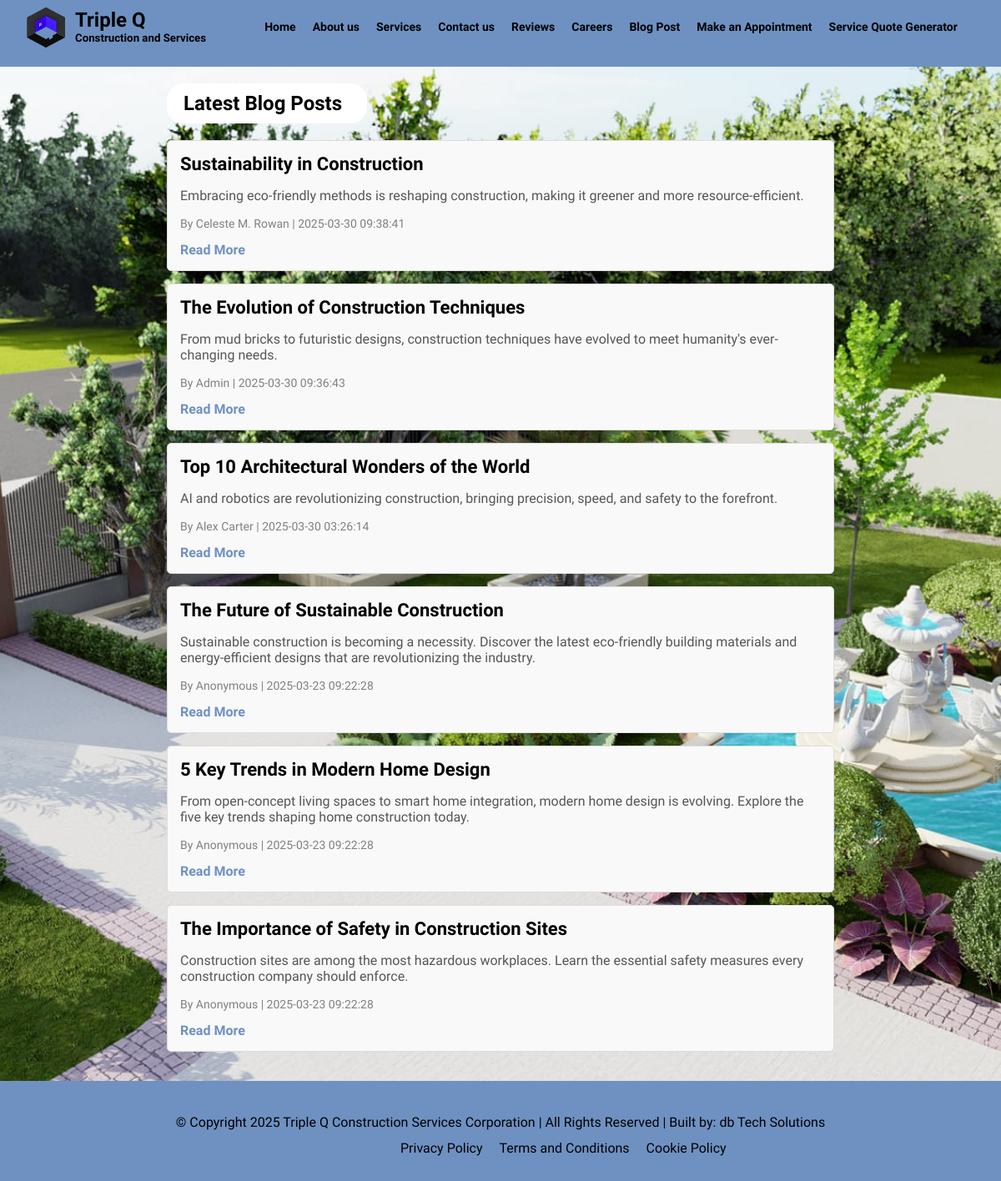
/blogpost, run on the app's committed database.
### tables this page shows
CREATE TABLE blog_posts (
    post_id INTEGER PRIMARY KEY AUTOINCREMENT,
    title TEXT NOT NULL,
    summary TEXT NOT NULL,
    content TEXT NOT NULL,
    author TEXT NOT NULL,
    created_at TIMESTAMP DEFAULT CURRENT_TIMESTAMP
);

### app.py (the view)
@app.route("/blogpost")
def blogpost():
    articles = db.execute(
        "SELECT post_id, title, summary, author, created_at FROM blog_posts ORDER BY created_at DESC"
    )
    return render_template("blogpost.html", articles=articles)

### templates/blogpost.html (shortened to what this page needs)
{% extends "layout.html" %}
{% block stylesheet %}
    <link rel="stylesheet" href="/static/styles/blogpost.css">
{% endblock %}
{% block main %}
    <img class="background-home" src="/static/images/bg6.jpg" alt="">
    <div class="blog-container">
        <h2>Latest Blog Posts</h2>
        {% for article in articles %}
            <div class="blog-card">
                <h3>{{ article.title }}</h3>
                <p class="summary">{{ article.summary }}</p>
                <p class="meta">By {{ article.author }} | {{ article.created_at }}</p>
                <a href="/blogpost/{{ article.post_id }}" class="read-more">Read More</a>
            </div>
        {% endfor %}
    </div>
{% endblock %}

### static/styles/general.css (style rules this page uses)
html, body { margin: 0; padding: 0; overflow-x: hidden; min-height: 100vh; display: flex; flex-direction: column; }
body { background-color: rgba(245, 245, 245, 0.49); }
body, h2, h5 { margin: 0; padding: 0; font-family: "Arima"; }
body { position: relative; min-height: 100vh; }
.background-home { width: 100%; min-height: 100vh; height: 100%; display: block; object-fit: cover; position: absolute; top: 0; left: 0; z-index: -1; }

### static/styles/blogpost.css (style rules this page uses)
.blog-container { max-width: 800px; margin: auto; padding: 20px; }
.blog-container h2 { background-color: white; border-radius: 20px; width: 200px; padding: 10px 20px; margin-bottom: 20px; }
.blog-card { border: 1px solid #ddd; padding: 15px; margin-bottom: 15px; border-radius: 5px; background: #f9f9f9; }
.blog-card h3 { margin: 0; font-size: 22px; }
.summary { color: #555; }
.meta { font-size: 14px; color: gray; }
.read-more { color: #6F91C2; text-decoration: none; font-weight: bold; }

### data on the page
blog_posts: title "Sustainability in Construction", summary "Embracing eco-friendly methods is reshaping construction, making it greener and more resource-efficient.", author "Celeste M. Rowan", created_at "2025-03-30 09:38:41"
blog_posts: title "The Evolution of Construction Techniques", summary "From mud bricks to futuristic designs, construction techniques have evolved to meet humanity's ever-changing needs.", author "Admin", created_at "2025-03-30 09:36:43"
blog_posts: title "Top 10 Architectural Wonders of the World", summary "AI and robotics are revolutionizing construction, bringing precision, speed, and safety to the forefront.", author "Alex Carter", created_at "2025-03-30 03:26:14"
blog_posts: title "The Future of Sustainable Construction", summary "Sustainable construction is becoming a necessity. Discover the latest eco-friendly building materials and energy-efficient designs that are revolutionizing the industry.", author "Anonymous", created_at "2025-03-23 09:22:28"
blog_posts: title "5 Key Trends in Modern Home Design", summary "From open-concept living spaces to smart home integration, modern home design is evolving. Explore the five key trends shaping home construction today.", author "Anonymous", created_at "2025-03-23 09:22:28"
blog_posts: title "The Importance of Safety in Construction Sites", summary "Construction sites are among the most hazardous workplaces. Learn the essential safety measures every construction company should enforce.", author "Anonymous", created_at "2025-03-23 09:22:28"
